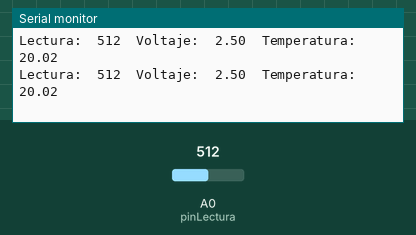
The sketch below on a simulated Arduino Uno, built with avr-gcc and run on an emulated ATmega328P. On the bench: the last lines printed to the serial monitor. Inputs (shaded band) come from the test bench; at power-on: A0 (pinLectura) = 512.

Above: at 1.8 s.
1.9 s: A0 (pinLectura) set to 716
At 2.3 s:
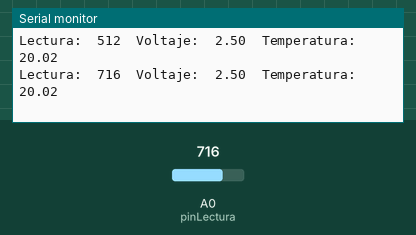
3.4 s: A0 (pinLectura) set to 900
At 4.7 s:
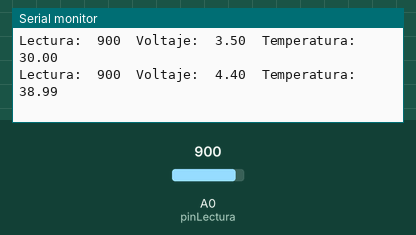
Timing chart, 0 to 6.4 s (numbered marks = the images above; inputs shaded):
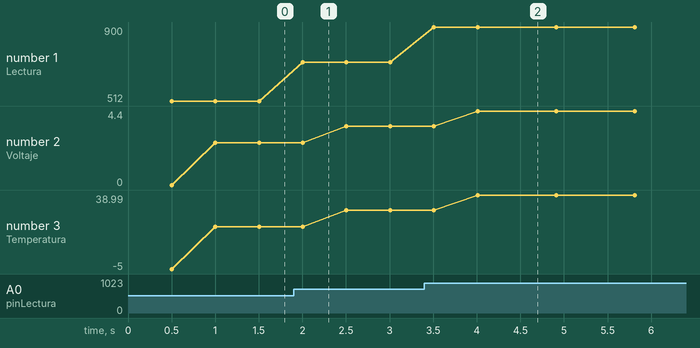

The sketch:

5.ino
```cpp
#define pinLectura A0
#define led1 2
#define led2 3
#define led3 4
int lectura;
float voltaje, temperatura;

void setup() {
  Serial.begin(9600);
  pinMode(pinLectura, INPUT);
}

void loop() {
  voltaje = lectura * 5.0 / 1023.0;
  temperatura = (voltaje - 0.5) * 10.0 ;

  delay(500);
  lectura = analogRead(pinLectura);
  Serial.print("Lectura:\t");
  Serial.print(lectura);
  Serial.print("\tVoltaje:\t");
  Serial.print(voltaje);
  Serial.print("\tTemperatura:\t");
  Serial.println(temperatura);

  if (temperatura < 23) {
    digitalWrite(2, LOW);
  } else {
    digitalWrite(2, HIGH);
  }

  if (temperatura < 25) {
    digitalWrite(3, LOW);
  } else {
    digitalWrite(3, HIGH);
  }

  if (temperatura < 27) {
    digitalWrite(4, LOW);
  } else {
    digitalWrite(4, HIGH);
  }

  if (temperatura > 30) {
    digitalWrite(2, LOW);
    digitalWrite(3, LOW);
    digitalWrite(4, LOW);
    delay(200);
    digitalWrite(2, HIGH);
    digitalWrite(3, HIGH);
    digitalWrite(4, HIGH);
    delay(200);
  }
}
```

Measured:
- after the input at 1.9 s, the serial monitor: prints a new line after 0.10 s (image 1)
- after the input at 3.4 s, the serial monitor: prints a new line after 0.11 s (image 2)
- plotted number 1: 512 → 716 after the input at 1.9 s, 716 → 900 after the input at 3.4 s
- plotted number 2: 2.5 → 3.5 after the input at 1.9 s, 3.5 → 4.4 after the input at 3.4 s
- plotted number 3: 20.02 → 30 after the input at 1.9 s, 30 → 38.99 after the input at 3.4 s
